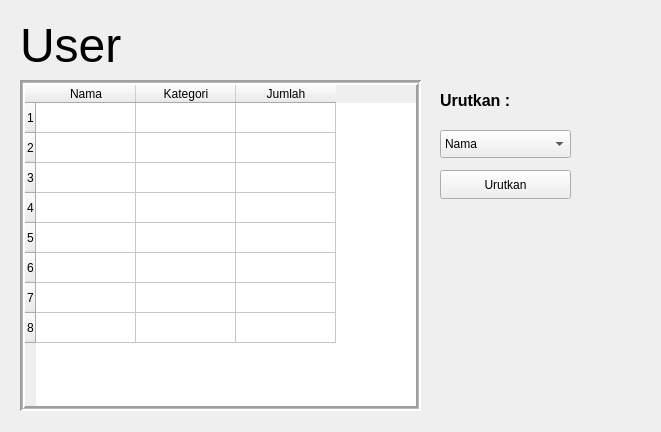
<?xml version="1.0" encoding="UTF-8"?>
<ui version="4.0">
 <class>thirdwindow</class>
 <widget class="QWidget" name="thirdwindow">
  <property name="geometry">
   <rect>
    <x>0</x>
    <y>0</y>
    <width>661</width>
    <height>432</height>
   </rect>
  </property>
  <property name="windowTitle">
   <string>Form</string>
  </property>
  <widget class="QTableWidget" name="tableInventaris">
   <property name="geometry">
    <rect>
     <x>20</x>
     <y>80</y>
     <width>401</width>
     <height>331</height>
    </rect>
   </property>
   <property name="focusPolicy">
    <enum>Qt::FocusPolicy::StrongFocus</enum>
   </property>
   <property name="acceptDrops">
    <bool>false</bool>
   </property>
   <property name="frameShape">
    <enum>QFrame::Shape::Box</enum>
   </property>
   <property name="lineWidth">
    <number>2</number>
   </property>
   <property name="midLineWidth">
    <number>1</number>
   </property>
   <property name="rowCount">
    <number>8</number>
   </property>
   <property name="columnCount">
    <number>3</number>
   </property>
   <attribute name="horizontalHeaderCascadingSectionResizes">
    <bool>false</bool>
   </attribute>
   <row/>
   <row/>
   <row/>
   <row/>
   <row/>
   <row/>
   <row/>
   <row/>
   <column>
    <property name="text">
     <string>Nama</string>
    </property>
   </column>
   <column>
    <property name="text">
     <string>Kategori</string>
    </property>
   </column>
   <column>
    <property name="text">
     <string>Jumlah</string>
    </property>
   </column>
  </widget>
  <widget class="QLabel" name="label">
   <property name="geometry">
    <rect>
     <x>20</x>
     <y>-50</y>
     <width>351</width>
     <height>191</height>
    </rect>
   </property>
   <property name="font">
    <font>
     <family>Arial</family>
     <pointsize>36</pointsize>
    </font>
   </property>
   <property name="text">
    <string>User</string>
   </property>
  </widget>
  <widget class="QLabel" name="label_4">
   <property name="geometry">
    <rect>
     <x>440</x>
     <y>80</y>
     <width>121</width>
     <height>41</height>
    </rect>
   </property>
   <property name="font">
    <font>
     <family>Yu Gothic UI</family>
     <pointsize>12</pointsize>
     <bold>true</bold>
     <underline>false</underline>
     <strikeout>false</strikeout>
    </font>
   </property>
   <property name="text">
    <string>Urutkan :</string>
   </property>
  </widget>
  <widget class="QComboBox" name="cbSort">
   <property name="geometry">
    <rect>
     <x>440</x>
     <y>130</y>
     <width>131</width>
     <height>28</height>
    </rect>
   </property>
   <item>
    <property name="text">
     <string>Nama</string>
    </property>
   </item>
   <item>
    <property name="text">
     <string>Kategori</string>
    </property>
   </item>
   <item>
    <property name="text">
     <string>Jumlah</string>
    </property>
   </item>
  </widget>
  <widget class="QPushButton" name="btnUrut">
   <property name="geometry">
    <rect>
     <x>440</x>
     <y>170</y>
     <width>131</width>
     <height>29</height>
    </rect>
   </property>
   <property name="text">
    <string>Urutkan</string>
   </property>
  </widget>
 </widget>
 <resources/>
 <connections/>
</ui>
